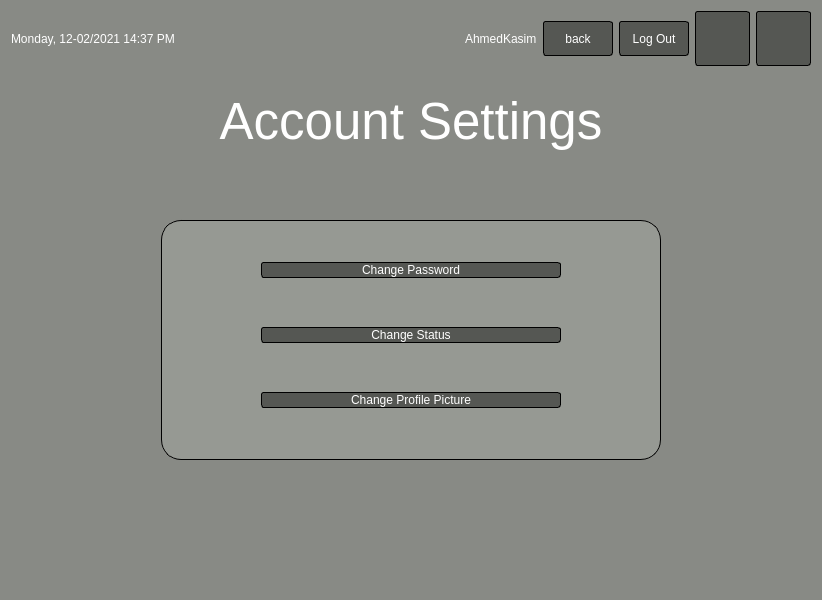
<?xml version="1.0" encoding="UTF-8"?>
<ui version="4.0">
 <class>account</class>
 <widget class="QDialog" name="account">
  <property name="geometry">
   <rect>
    <x>0</x>
    <y>0</y>
    <width>800</width>
    <height>600</height>
   </rect>
  </property>
  <property name="windowTitle">
   <string>Dialog</string>
  </property>
  <property name="styleSheet">
   <string notr="true">#account {background: rgb(136, 138, 133); }
QPushButton {
    color: white;
    background-color: rgb(85, 87, 83);
    border-width: 0px;
    border-radius: 3px;
	border: 1px solid black;
}
#accountButtonWrap_2 {
	border: 1px solid;
	background:rgba(186, 189, 182, 0.3);
	border-radius:20px;
	margin-top:10px;
}
.QLabel {
	color:white;
	text-transform: uppercase;
}</string>
  </property>
  <layout class="QVBoxLayout" name="verticalLayout">
   <item>
    <widget class="QWidget" name="topSection" native="true">
     <property name="sizePolicy">
      <sizepolicy hsizetype="Preferred" vsizetype="Preferred">
       <horstretch>0</horstretch>
       <verstretch>0</verstretch>
      </sizepolicy>
     </property>
     <property name="minimumSize">
      <size>
       <width>0</width>
       <height>0</height>
      </size>
     </property>
     <layout class="QHBoxLayout" name="horizontalLayout">
      <property name="spacing">
       <number>6</number>
      </property>
      <property name="leftMargin">
       <number>0</number>
      </property>
      <property name="topMargin">
       <number>0</number>
      </property>
      <property name="rightMargin">
       <number>0</number>
      </property>
      <property name="bottomMargin">
       <number>0</number>
      </property>
      <item>
       <widget class="QLabel" name="currentDate">
        <property name="text">
         <string>Monday, 12-02/2021 14:37 PM</string>
        </property>
       </widget>
      </item>
      <item>
       <spacer name="horizontalSpacer">
        <property name="orientation">
         <enum>Qt::Horizontal</enum>
        </property>
        <property name="sizeHint" stdset="0">
         <size>
          <width>40</width>
          <height>20</height>
         </size>
        </property>
       </spacer>
      </item>
      <item>
       <widget class="QLabel" name="userName">
        <property name="text">
         <string>AhmedKasim</string>
        </property>
       </widget>
      </item>
      <item>
       <widget class="QPushButton" name="backButton">
        <property name="sizePolicy">
         <sizepolicy hsizetype="Fixed" vsizetype="Fixed">
          <horstretch>0</horstretch>
          <verstretch>0</verstretch>
         </sizepolicy>
        </property>
        <property name="minimumSize">
         <size>
          <width>70</width>
          <height>35</height>
         </size>
        </property>
        <property name="text">
         <string>back</string>
        </property>
       </widget>
      </item>
      <item>
       <widget class="QPushButton" name="logOutButton">
        <property name="sizePolicy">
         <sizepolicy hsizetype="Fixed" vsizetype="Fixed">
          <horstretch>0</horstretch>
          <verstretch>0</verstretch>
         </sizepolicy>
        </property>
        <property name="minimumSize">
         <size>
          <width>70</width>
          <height>35</height>
         </size>
        </property>
        <property name="text">
         <string>Log Out</string>
        </property>
       </widget>
      </item>
      <item>
       <widget class="QPushButton" name="restartButton">
        <property name="sizePolicy">
         <sizepolicy hsizetype="Fixed" vsizetype="Fixed">
          <horstretch>0</horstretch>
          <verstretch>0</verstretch>
         </sizepolicy>
        </property>
        <property name="minimumSize">
         <size>
          <width>55</width>
          <height>55</height>
         </size>
        </property>
        <property name="text">
         <string/>
        </property>
        <property name="icon">
         <iconset>
          <normaloff>../Documents/icons/restart.png</normaloff>../Documents/icons/restart.png</iconset>
        </property>
       </widget>
      </item>
      <item>
       <widget class="QPushButton" name="powerButton">
        <property name="sizePolicy">
         <sizepolicy hsizetype="Fixed" vsizetype="Fixed">
          <horstretch>0</horstretch>
          <verstretch>0</verstretch>
         </sizepolicy>
        </property>
        <property name="minimumSize">
         <size>
          <width>55</width>
          <height>55</height>
         </size>
        </property>
        <property name="text">
         <string/>
        </property>
        <property name="icon">
         <iconset>
          <normaloff>../Documents/icons/power.png</normaloff>../Documents/icons/power.png</iconset>
        </property>
       </widget>
      </item>
     </layout>
    </widget>
   </item>
   <item>
    <spacer name="verticalSpacer_2">
     <property name="orientation">
      <enum>Qt::Vertical</enum>
     </property>
     <property name="sizeType">
      <enum>QSizePolicy::Fixed</enum>
     </property>
     <property name="sizeHint" stdset="0">
      <size>
       <width>20</width>
       <height>20</height>
      </size>
     </property>
    </spacer>
   </item>
   <item>
    <widget class="QLabel" name="accountLabel">
     <property name="sizePolicy">
      <sizepolicy hsizetype="Preferred" vsizetype="Fixed">
       <horstretch>0</horstretch>
       <verstretch>0</verstretch>
      </sizepolicy>
     </property>
     <property name="font">
      <font>
       <pointsize>38</pointsize>
      </font>
     </property>
     <property name="text">
      <string>Account Settings</string>
     </property>
     <property name="alignment">
      <set>Qt::AlignCenter</set>
     </property>
    </widget>
   </item>
   <item>
    <layout class="QVBoxLayout" name="verticalLayout_2">
     <property name="leftMargin">
      <number>150</number>
     </property>
     <property name="topMargin">
      <number>54</number>
     </property>
     <property name="rightMargin">
      <number>150</number>
     </property>
     <property name="bottomMargin">
      <number>100</number>
     </property>
     <item>
      <widget class="QWidget" name="accountButtonWrap_2" native="true">
       <property name="sizePolicy">
        <sizepolicy hsizetype="Fixed" vsizetype="Fixed">
         <horstretch>0</horstretch>
         <verstretch>0</verstretch>
        </sizepolicy>
       </property>
       <property name="minimumSize">
        <size>
         <width>500</width>
         <height>250</height>
        </size>
       </property>
       <layout class="QVBoxLayout" name="accountButtonWrap">
        <property name="leftMargin">
         <number>100</number>
        </property>
        <property name="rightMargin">
         <number>100</number>
        </property>
        <item>
         <widget class="QPushButton" name="changePasswordButton">
          <property name="text">
           <string>Change Password</string>
          </property>
         </widget>
        </item>
        <item>
         <widget class="QPushButton" name="changeStatusbutton">
          <property name="text">
           <string>Change Status</string>
          </property>
         </widget>
        </item>
        <item>
         <widget class="QPushButton" name="ChangeProfilePicture">
          <property name="text">
           <string>Change Profile Picture</string>
          </property>
         </widget>
        </item>
       </layout>
      </widget>
     </item>
    </layout>
   </item>
   <item>
    <spacer name="verticalSpacer">
     <property name="orientation">
      <enum>Qt::Vertical</enum>
     </property>
     <property name="sizeType">
      <enum>QSizePolicy::Preferred</enum>
     </property>
     <property name="sizeHint" stdset="0">
      <size>
       <width>20</width>
       <height>200</height>
      </size>
     </property>
    </spacer>
   </item>
  </layout>
 </widget>
 <resources/>
 <connections/>
</ui>
